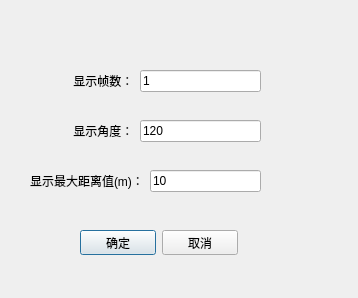
<?xml version="1.0" encoding="UTF-8"?>
<ui version="4.0">
 <class>showSettingDia</class>
 <widget class="QDialog" name="showSettingDia">
  <property name="geometry">
   <rect>
    <x>0</x>
    <y>0</y>
    <width>358</width>
    <height>298</height>
   </rect>
  </property>
  <property name="windowTitle">
   <string>显示设置界面</string>
  </property>
  <property name="windowIcon">
   <iconset>
    <normaloff>../show2DPointCloudNew_7_30_logThread/icon_1.png</normaloff>../show2DPointCloudNew_7_30_logThread/icon_1.png</iconset>
  </property>
  <widget class="QWidget" name="layoutWidget">
   <property name="geometry">
    <rect>
     <x>60</x>
     <y>70</y>
     <width>201</width>
     <height>22</height>
    </rect>
   </property>
   <layout class="QHBoxLayout" name="horizontalLayout">
    <item>
     <widget class="QLabel" name="label">
      <property name="text">
       <string>    显示帧数：</string>
      </property>
     </widget>
    </item>
    <item>
     <widget class="QLineEdit" name="frameNum_lineEdit">
      <property name="text">
       <string>1</string>
      </property>
     </widget>
    </item>
   </layout>
  </widget>
  <widget class="QWidget" name="layoutWidget">
   <property name="geometry">
    <rect>
     <x>30</x>
     <y>170</y>
     <width>231</width>
     <height>22</height>
    </rect>
   </property>
   <layout class="QHBoxLayout" name="horizontalLayout_2">
    <item>
     <widget class="QLabel" name="label_2">
      <property name="text">
       <string>显示最大距离值(m)：</string>
      </property>
     </widget>
    </item>
    <item>
     <widget class="QLineEdit" name="tofMax_lineEdit">
      <property name="text">
       <string>10</string>
      </property>
     </widget>
    </item>
   </layout>
  </widget>
  <widget class="QWidget" name="layoutWidget">
   <property name="geometry">
    <rect>
     <x>80</x>
     <y>230</y>
     <width>158</width>
     <height>25</height>
    </rect>
   </property>
   <layout class="QHBoxLayout" name="horizontalLayout_3">
    <item>
     <widget class="QPushButton" name="ok_pushButton">
      <property name="text">
       <string>确定</string>
      </property>
     </widget>
    </item>
    <item>
     <widget class="QPushButton" name="cancel_pushButton">
      <property name="text">
       <string>取消</string>
      </property>
     </widget>
    </item>
   </layout>
  </widget>
  <widget class="QWidget" name="">
   <property name="geometry">
    <rect>
     <x>60</x>
     <y>120</y>
     <width>201</width>
     <height>22</height>
    </rect>
   </property>
   <layout class="QHBoxLayout" name="horizontalLayout_4">
    <item>
     <widget class="QLabel" name="label_3">
      <property name="text">
       <string>    显示角度：</string>
      </property>
     </widget>
    </item>
    <item>
     <widget class="QLineEdit" name="showAngle_lineEdit">
      <property name="text">
       <string>120</string>
      </property>
     </widget>
    </item>
   </layout>
  </widget>
 </widget>
 <resources/>
 <connections/>
</ui>
